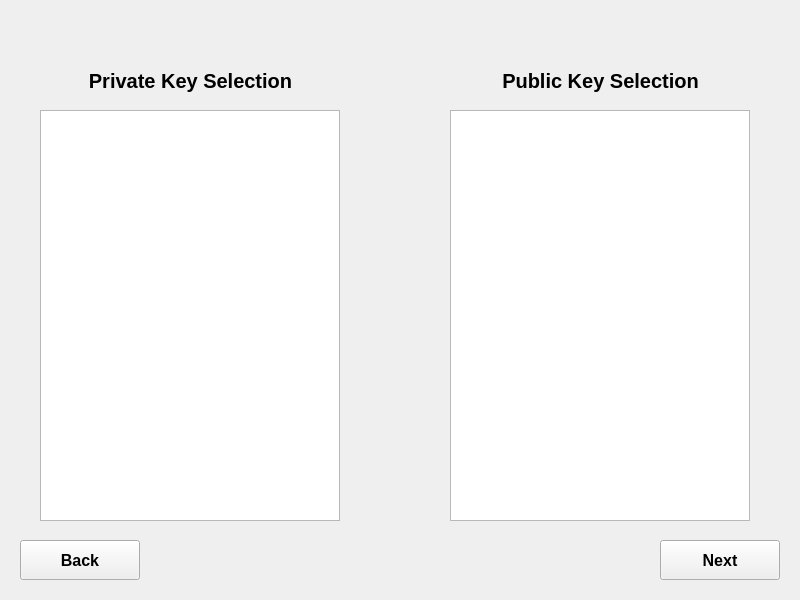
<?xml version="1.0" encoding="UTF-8"?>
<ui version="4.0">
 <class>Form</class>
 <widget class="QWidget" name="Form">
  <property name="enabled">
   <bool>true</bool>
  </property>
  <property name="geometry">
   <rect>
    <x>0</x>
    <y>0</y>
    <width>800</width>
    <height>600</height>
   </rect>
  </property>
  <property name="windowTitle">
   <string>Form</string>
  </property>
  <widget class="QLabel" name="label">
   <property name="geometry">
    <rect>
     <x>40</x>
     <y>60</y>
     <width>301</width>
     <height>41</height>
    </rect>
   </property>
   <property name="font">
    <font>
     <pointsize>15</pointsize>
     <weight>75</weight>
     <bold>true</bold>
    </font>
   </property>
   <property name="text">
    <string>Private Key Selection</string>
   </property>
   <property name="alignment">
    <set>Qt::AlignCenter</set>
   </property>
  </widget>
  <widget class="QLabel" name="label_2">
   <property name="geometry">
    <rect>
     <x>450</x>
     <y>60</y>
     <width>301</width>
     <height>41</height>
    </rect>
   </property>
   <property name="font">
    <font>
     <pointsize>15</pointsize>
     <weight>75</weight>
     <bold>true</bold>
    </font>
   </property>
   <property name="text">
    <string>Public Key Selection</string>
   </property>
   <property name="alignment">
    <set>Qt::AlignCenter</set>
   </property>
  </widget>
  <widget class="QTableWidget" name="privateKeys">
   <property name="geometry">
    <rect>
     <x>40</x>
     <y>110</y>
     <width>300</width>
     <height>411</height>
    </rect>
   </property>
  </widget>
  <widget class="QTableWidget" name="publicKeys">
   <property name="geometry">
    <rect>
     <x>450</x>
     <y>110</y>
     <width>300</width>
     <height>411</height>
    </rect>
   </property>
  </widget>
  <widget class="QPushButton" name="pushButton">
   <property name="geometry">
    <rect>
     <x>20</x>
     <y>540</y>
     <width>120</width>
     <height>40</height>
    </rect>
   </property>
   <property name="font">
    <font>
     <pointsize>12</pointsize>
     <weight>75</weight>
     <bold>true</bold>
    </font>
   </property>
   <property name="text">
    <string>Back</string>
   </property>
  </widget>
  <widget class="QPushButton" name="pushButton_2">
   <property name="geometry">
    <rect>
     <x>660</x>
     <y>540</y>
     <width>120</width>
     <height>40</height>
    </rect>
   </property>
   <property name="font">
    <font>
     <pointsize>12</pointsize>
     <weight>75</weight>
     <bold>true</bold>
    </font>
   </property>
   <property name="text">
    <string>Next</string>
   </property>
  </widget>
 </widget>
 <resources/>
 <connections/>
</ui>
